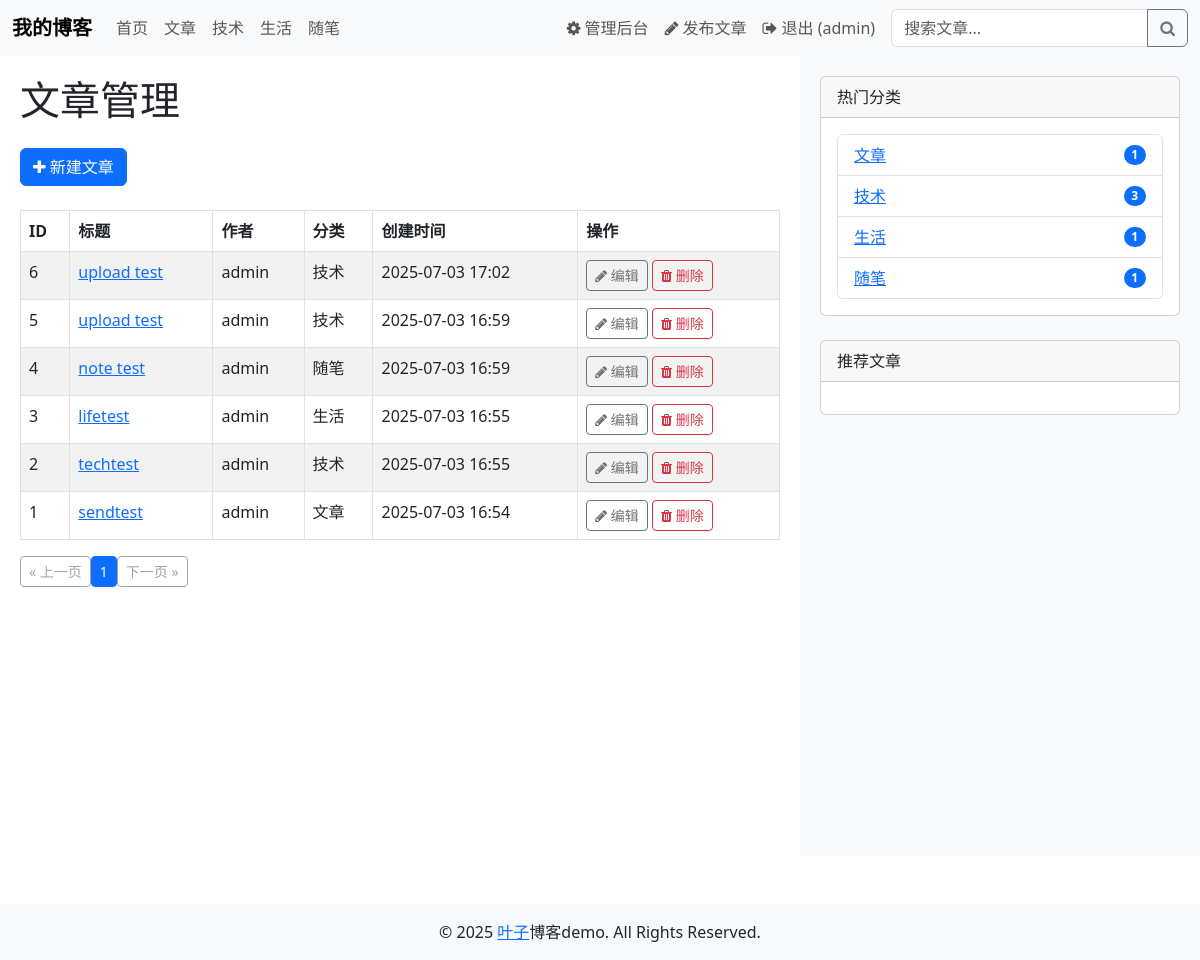
/posts (signed in), run on the app's committed database.
### app/models.py (models this page shows, shortened)
class Category(db.Model):
    id = db.Column(db.Integer, primary_key=True)
    name = db.Column(db.String(50), unique=True, nullable=False)
    posts = db.relationship('Post', backref='category', lazy=True)

class User(UserMixin, db.Model):
    id = db.Column(db.Integer, primary_key=True)
    username = db.Column(db.String(80), unique=True, nullable=False)
    email = db.Column(db.String(120), unique=True, nullable=False)
    password_hash = db.Column(db.String(128), nullable=False)
    is_admin = db.Column(db.Boolean, default=False)
    registered_at = db.Column(db.DateTime, nullable=False, default=datetime.utcnow)  # 添加默认值
    posts = db.relationship('Post', backref='author', lazy=True)
    comments = db.relationship('Comment', backref='author', lazy=True)
    likes = db.relationship('PostLike', backref='user', lazy=True)

class Post(db.Model):
    id = db.Column(db.Integer, primary_key=True)
    title = db.Column(db.String(100), nullable=False)
    content = db.Column(db.Text, nullable=False)
    created_at = db.Column(db.DateTime, nullable=False, default=datetime.utcnow)
    updated_at = db.Column(db.DateTime, nullable=False, default=datetime.utcnow, onupdate=datetime.utcnow)
    author_id = db.Column(db.Integer, db.ForeignKey('user.id'), nullable=False)
    category_id = db.Column(db.Integer, db.ForeignKey('category.id'), nullable=False)
    comments = db.relationship('Comment', backref='post', lazy=True, cascade='all, delete-orphan')
    likes = db.relationship('PostLike', backref='post', lazy=True, cascade='all, delete-orphan')
    file_path = db.Column(db.String(255))  # 添加文件路径字段

### app/routes.py (the view)
@admin.route('/posts')
@login_required
def admin_posts():
    if not current_user.is_admin:
        abort(403)  # 非管理员用户返回403错误
    page = request.args.get('page', 1, type=int)
    posts = Post.query.order_by(Post.created_at.desc()).paginate(page=page, per_page=10)
    return render_template('admin/posts.html', posts=posts)

### app/forms.py
class SearchForm(FlaskForm):
    query = StringField('搜索', validators=[DataRequired()])
    submit = SubmitField('搜索')

### app/templates/admin/posts.html (shortened to what this page needs)
{% extends "base.html" %}
{% block content %}
    <h1 class="mb-4">文章管理</h1>
    <a href="{{ url_for('posts.new_post') }}" class="btn btn-primary mb-4">
        <i class="fa fa-plus"></i> 新建文章
    </a>
    <div class="table-responsive">
        <table class="table table-striped table-bordered">
            <thead>
                <tr>
                    <th>ID</th>
                    <th>标题</th>
                    <th>作者</th>
                    <th>分类</th>
                    <th>创建时间</th>
                    <th>操作</th>
                </tr>
            </thead>
            <tbody>
                {% for post in posts.items %}
                <tr>
                    <td>{{ post.id }}</td>
                    <td><a href="{{ url_for('main.post', post_id=post.id) }}">{{ post.title }}</a></td>
                    <td>{{ post.author.username }}</td>
                    <td>{{ post.category.name }}</td>
                    <td>{{ post.created_at.strftime('%Y-%m-%d %H:%M') }}</td>
                    <td>
                        <a href="{{ url_for('posts.edit_post', post_id=post.id) }}" class="btn btn-sm btn-outline-secondary">
                            <i class="fa fa-pencil"></i> 编辑
                        </a>
                        <form action="{{ url_for('posts.delete_post', post_id=post.id) }}" method="POST" class="d-inline">
                            <button type="submit" class="btn btn-sm btn-outline-danger" onclick="return confirm('确定要删除这篇文章吗？')">
                                <i class="fa fa-trash"></i> 删除
                            </button>
                        </form>
                    </td>
                </tr>
                {% endfor %}
            </tbody>
        </table>
    </div>
    <div class="pagination">
        {% if posts.has_prev %}
            <a href="{{ url_for('admin.admin_posts', page=posts.prev_num) }}" class="btn btn-outline-primary btn-sm">&laquo; 上一页</a>
        {% else %}
            <span class="btn btn-outline-secondary btn-sm disabled">&laquo; 上一页</span>
        {% endif %}
        {% for page_num in posts.iter_pages(left_edge=1, right_edge=1, left_current=1, right_current=2) %}
            {% if page_num %}
                {% if posts.page == page_num %}
                    <span class="btn btn-primary btn-sm">{{ page_num }}</span>
                {% else %}
                    <a href="{{ url_for('admin.admin_posts', page=page_num) }}" class="btn btn-outline-primary btn-sm">{{ page_num }}</a>
                {% endif %}
            {% else %}
                <span class="btn btn-outline-secondary btn-sm disabled">...</span>
            {% endif %}
        {% endfor %}
        {% if posts.has_next %}
            <a href="{{ url_for('admin.admin_posts', page=posts.next_num) }}" class="btn btn-outline-primary btn-sm">下一页 &raquo;</a>
        {% else %}
            <span class="btn btn-outline-secondary btn-sm disabled">下一页 &raquo;</span>
        {% endif %}
    </div>
{% endblock %}

### app/templates/base.html (shortened to what this page needs)
<!DOCTYPE html>
<html lang="zh-CN">
<head>
    <link href="https://cdn.jsdelivr.net/npm/bootstrap@5.3.0/dist/css/bootstrap.min.css" rel="stylesheet">
    <link href="https://cdn.jsdelivr.net/npm/font-awesome@4.7.0/css/font-awesome.min.css" rel="stylesheet">
</head>
<body>
    <nav class="navbar navbar-expand-lg navbar-light bg-light">
        <div class="container-fluid">
            <a class="navbar-brand" href="{{ url_for('main.home') }}">我的博客</a>
            <div class="collapse navbar-collapse" id="navbarNav">
                <ul class="navbar-nav me-auto">
                    <li class="nav-item">
                        <a class="nav-link" href="{{ url_for('main.home') }}">首页</a>
                    </li>
                    {% for category in categories %}
                    <li class="nav-item">
                        <a class="nav-link" href="{{ url_for('main.category_posts', category_id=category.id) }}">{{ category.name }}</a>
                    </li>
                    {% endfor %}
                </ul>
                <ul class="navbar-nav">
                    {% if current_user.is_authenticated %}
                        {% if current_user.is_admin %}
                        <li class="nav-item">
                            <a class="nav-link" href="{{ url_for('admin.admin_dashboard') }}">
                                <i class="fa fa-cog"></i> 管理后台
                            </a>
                        </li>
                        {% endif %}
                        <li class="nav-item">
                            <a class="nav-link" href="{{ url_for('posts.new_post') }}">
                                <i class="fa fa-pencil"></i> 发布文章
                            </a>
                        </li>
                        <li class="nav-item">
                            <a class="nav-link" href="{{ url_for('auth.logout') }}">
                                <i class="fa fa-sign-out"></i> 退出 ({{ current_user.username }})
                            </a>
                        </li>
                    {% endif %}
                </ul>
                <form class="d-flex ms-2" method="POST" action="{{ url_for('main.home') }}">
                    <div class="input-group">
                        {{ search_form.query(class="form-control", placeholder="搜索文章...") }}
                        <button class="btn btn-outline-secondary" type="submit">
                            <i class="fa fa-search"></i>
                        </button>
                    </div>
                </form>
            </div>
        </div>
    </nav>
    <div class="container-fluid">
        <div class="row">
            <div class="col-md-8 content">
                {% block content %}{% endblock %}
            </div>
            <div class="col-md-4 sidebar">
                <div class="card mb-4">
                    <div class="card-header">热门分类</div>
                    <div class="card-body">
                        <ul class="list-group">
                            {% for category in categories %}
                            <li class="list-group-item d-flex justify-content-between align-items-center">
                                <a href="{{ url_for('main.category_posts', category_id=category.id) }}">{{ category.name }}</a>
                                <span class="badge bg-primary rounded-pill">{{ category.posts|length }}</span>
                            </li>
                            {% endfor %}
                        </ul>
                    </div>
                </div>
                <div class="card">
                    <div class="card-header">推荐文章</div>
                    <div class="card-body">
                    </div>
                </div>
            </div>
        </div>
    </div>
    <footer class="bg-light text-center text-lg-start mt-5">
        <div class="text-center p-3">
            © 2025 <a href="https://github.com/Yezi99999">叶子</a>博客demo. All Rights Reserved.
        </div>
    </footer>
</body>
</html>

### app/templates/base.html (style rules this page uses)
.navbar-brand { font-weight: bold; }
.sidebar { background-color: #f8f9fa; padding: 20px; min-height: 100vh; }
.content { padding: 20px; }

### data on the page
Category: name "文章", posts|length "1"
Category: name "技术", posts|length "3"
Category: name "生活", posts|length "1"
Category: name "随笔", posts|length "1"
User: username "admin"
Post: id "6", title "upload test", author.username "admin", category.name "技术", created_at "2025-07-03 17:02"
Post: id "5", title "upload test", author.username "admin", category.name "技术", created_at "2025-07-03 16:59"
Post: id "4", title "note test", author.username "admin", category.name "随笔", created_at "2025-07-03 16:59"
Post: id "3", title "lifetest", author.username "admin", category.name "生活", created_at "2025-07-03 16:55"
Post: id "2", title "techtest", author.username "admin", category.name "技术", created_at "2025-07-03 16:55"
Post: id "1", title "sendtest", author.username "admin", category.name "文章", created_at "2025-07-03 16:54"

### other printed values
{{ page_num }} "1"
